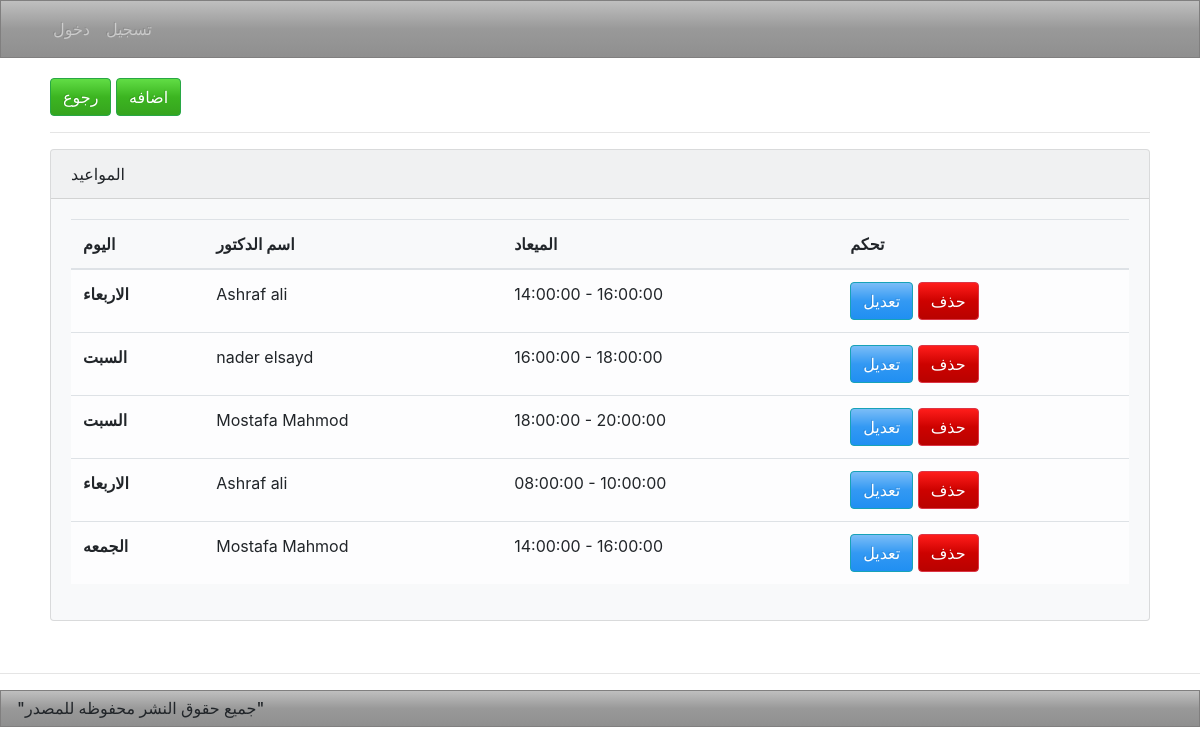
The page /index.php/doctors/doctors_actions on the database its author committed.
### tables this page shows
CREATE TABLE IF NOT EXISTS `doctor_dates` (
  `date_id` int(11) NOT NULL AUTO_INCREMENT,
  `doctor_id` int(11) NOT NULL,
  `time_from` time NOT NULL,
  `time_to` time NOT NULL,
  `day` varchar(50) NOT NULL,
  PRIMARY KEY (`date_id`)
);

CREATE TABLE IF NOT EXISTS `doctors` (
  `doctor_id` int(11) NOT NULL AUTO_INCREMENT,
  `doc_name` varchar(50) NOT NULL,
  PRIMARY KEY (`doctor_id`)
);

### application/views/admin_index.php (called while the page is built, shortened)
<?php
$this->load->view('templates/header');
$this->load->view($subview);
$this->load->view('templates/footer');
?>

### application/controllers/Doctors.php (called while the page is built, shortened)
<?php
class Doctors extends CI_Controller
{
  function __construct()
  {
    $this->load->model('Doctor');
  }
  public function doctors_actions()
  {
    $data['doctors'] = $this->Doctor->get_doctors_dates();
    $data['subview'] = 'doctor_admin/dates_actions';
    $this->load->view('admin_index', $data);
  }
}
 ?>

### index.php (called while the page is built, shortened)
<?php
require_once BASEPATH.'core/CodeIgniter.php';

### application/models/Doctor.php (called while the page is built, shortened)
<?php
class Doctor extends CI_Model
{
  public function get_doctors_dates()
  {
    $query = $this->db->get('doctor_dates');
    if ($query->num_rows() > 0) {
    $i=0;$data= $query->result();
      foreach ($query->result() as $row) {
        $data[$i]->doctor = $this->get_select_doctor_by_id($row->doctor_id);
        $i++;
      }
    }
        return $data;
  }
  public function get_select_doctor_by_id($id)
  {
    $this->db->where('doctor_id', $id);
    $query =  $this->db->get('doctors');
    return $query->row();
  }
}
 ?>

### application/views/doctor_admin/dates_actions.php (the view)
<a class="btn btn-success" href="<?php echo base_url() ?>"><span class="glyphicon glyphicon-plus"></span>رجوع</a>
<a class="btn btn-success" href="<?php echo base_url() ?>Doctors/add_date"><span class="glyphicon glyphicon-plus"></span> اضافه</a>
<hr>
<div class="card bg-light mb-3">
  <div class="card-header">المواعيد </div>
  <div class="card-body">
    <table class="table table-hover">
  <thead>
    <tr>
      <th scope="col">اليوم </th>
      <th scope="col">اسم الدكتور</th>
      <th scope="col">الميعاد</th>
      <th scope="col">تحكم</th>
    </tr>
  </thead>
  <tbody>
    <?php foreach ($doctors as $doctor): ?>
    <tr class="table-light">
      <th><?= $doctor->day ?></th>
      <td><?= $doctor->doctor->doc_name ?></td>
      <td><?= $doctor->time_from ?> - <?= $doctor->time_to ?></td>
      <td>
        <a class="btn btn-info" href="<?php echo base_url(); ?>Doctors/edit_date/<?php echo $doctor->date_id; ?>"><span class="glyphicon glyphicon-pencil"></span>تعديل </a>
        <a class="btn btn-danger" href="<?php echo base_url(); ?>Doctors/delete_date/<?php echo $doctor->date_id; ?>"><span class="glyphicon glyphicon-remove"></span>حذف</a>
      </td>
    </tr>
  <?php endforeach; ?>
  </tbody>
</table>
  </div>
</div>

### application/views/templates/header.php (shortened to what this page needs)
<!DOCTYPE html>
<html lang="en">
  <head>
    <link rel="stylesheet" href="<?php echo base_url();?>assets/css/bootstrap.min.css">
    <link rel="stylesheet" href="<?php echo base_url();?>assets/css/style.css">
    <link rel="stylesheet" href="<?php echo base_url();?>assets/css/bootstrap-rtl.css">
  </head>
  <body>
    <nav class="navbar navbar-expand-lg navbar-dark bg-dark">
      <div class="container">
         <div class="collapse navbar-collapse" id="navbarColor02">
          <ul class="nav navbar-nav mr-auto">
            <?php if (!$this->session->userdata('logged_in')): ?>
              <li class="nav-item">
                <a class="nav-link" href="<?= base_url() ?>users/login">دخول</a>
              </li>
              <li class="nav-item">
                <a class="nav-link" href="<?= base_url() ?>users/register">تسجيل</a>
              </li>
              <?php endif; ?>
        </ul>
      </div>
    </div>
  </nav>
<div class="container" style="padding:20px;">

### application/views/templates/footer.php (shortened to what this page needs)
              </div>
            <footer>
                <hr>
            <h6 class="navbar navbar-expand-lg navbar-dark bg-dark" >
              "جميع حقوق النشر محفوظه للمصدر"
            </h6>
          </footer>
  </body>
</html>

### rows shown on the page
doctor_dates: day "الاربعاء", doctor.doc_name "Ashraf ali", time_from "14:00:00", time_to "16:00:00"
doctor_dates: day "السبت", doctor.doc_name "nader elsayd", time_from "16:00:00", time_to "18:00:00"
doctor_dates: day "السبت", doctor.doc_name "Mostafa Mahmod", time_from "18:00:00", time_to "20:00:00"
doctor_dates: day "الاربعاء", doctor.doc_name "Ashraf ali", time_from "08:00:00", time_to "10:00:00"
doctor_dates: day "الجمعه", doctor.doc_name "Mostafa Mahmod", time_from "14:00:00", time_to "16:00:00"
